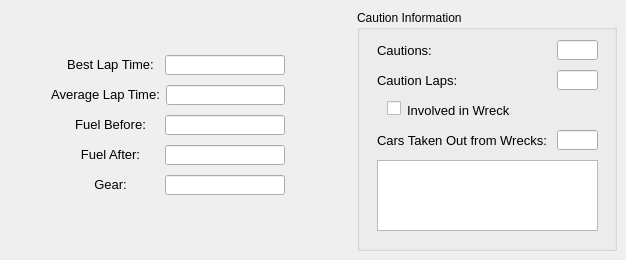
   <widget class="QWidget" name="tab_1">
    <attribute name="title">
     <string>Race Information</string>
    </attribute>
    <widget class="QGroupBox" name="groupBox">
     <property name="geometry">
      <rect>
       <x>357</x>
       <y>10</y>
       <width>260</width>
       <height>241</height>
      </rect>
     </property>
     <property name="title">
      <string>Caution Information</string>
     </property>
     <widget class="QLabel" name="label_19">
      <property name="geometry">
       <rect>
        <x>20</x>
        <y>30</y>
        <width>91</width>
        <height>21</height>
       </rect>
      </property>
      <property name="text">
       <string>&lt;html&gt;&lt;head/&gt;&lt;body&gt;&lt;p&gt;&lt;span style=&quot; font-size:10pt;&quot;&gt;Cautions:&lt;/span&gt;&lt;/p&gt;&lt;/body&gt;&lt;/html&gt;</string>
      </property>
     </widget>
     <widget class="QLabel" name="label_20">
      <property name="geometry">
       <rect>
        <x>20</x>
        <y>60</y>
        <width>91</width>
        <height>21</height>
       </rect>
      </property>
      <property name="text">
       <string>&lt;html&gt;&lt;head/&gt;&lt;body&gt;&lt;p&gt;&lt;span style=&quot; font-size:10pt;&quot;&gt;Caution Laps:&lt;/span&gt;&lt;/p&gt;&lt;/body&gt;&lt;/html&gt;</string>
      </property>
     </widget>
     <widget class="QLabel" name="label_21">
      <property name="geometry">
       <rect>
        <x>50</x>
        <y>90</y>
        <width>111</width>
        <height>21</height>
       </rect>
      </property>
      <property name="text">
       <string>&lt;html&gt;&lt;head/&gt;&lt;body&gt;&lt;p&gt;&lt;span style=&quot; font-size:10pt;&quot;&gt;Involved in Wreck&lt;/span&gt;&lt;/p&gt;&lt;/body&gt;&lt;/html&gt;</string>
      </property>
     </widget>
     <widget class="QLabel" name="label_22">
      <property name="geometry">
       <rect>
        <x>20</x>
        <y>120</y>
        <width>171</width>
        <height>21</height>
       </rect>
      </property>
      <property name="text">
       <string>&lt;html&gt;&lt;head/&gt;&lt;body&gt;&lt;p&gt;&lt;span style=&quot; font-size:10pt;&quot;&gt;Cars Taken Out from Wrecks:&lt;/span&gt;&lt;/p&gt;&lt;/body&gt;&lt;/html&gt;</string>
      </property>
     </widget>
     <widget class="QLineEdit" name="cautionsBox">
      <property name="geometry">
       <rect>
        <x>200</x>
        <y>30</y>
        <width>41</width>
        <height>20</height>
       </rect>
      </property>
      <property name="text">
       <string/>
      </property>
      <property name="alignment">
       <set>Qt::AlignCenter</set>
      </property>
      <property name="readOnly">
       <bool>true</bool>
      </property>
     </widget>
     <widget class="QLineEdit" name="cautionLapsBox">
      <property name="geometry">
       <rect>
        <x>200</x>
        <y>60</y>
        <width>41</width>
        <height>20</height>
       </rect>
      </property>
      <property name="text">
       <string/>
      </property>
      <property name="alignment">
       <set>Qt::AlignCenter</set>
      </property>
      <property name="readOnly">
       <bool>true</bool>
      </property>
     </widget>
     <widget class="QLineEdit" name="wrecksBox">
      <property name="geometry">
       <rect>
        <x>200</x>
        <y>120</y>
        <width>41</width>
        <height>20</height>
       </rect>
      </property>
      <property name="text">
       <string/>
      </property>
      <property name="alignment">
       <set>Qt::AlignCenter</set>
      </property>
      <property name="readOnly">
       <bool>true</bool>
      </property>
     </widget>
     <widget class="QCheckBox" name="wreckCheckbox">
      <property name="geometry">
       <rect>
        <x>30</x>
        <y>90</y>
        <width>16</width>
        <height>17</height>
       </rect>
      </property>
      <property name="text">
       <string/>
      </property>
      <property name="checkable">
       <bool>false</bool>
      </property>
     </widget>
     <widget class="QPlainTextEdit" name="cautionNotesBox">
      <property name="geometry">
       <rect>
        <x>20</x>
        <y>150</y>
        <width>221</width>
        <height>71</height>
       </rect>
      </property>
      <property name="tabChangesFocus">
       <bool>true</bool>
      </property>
      <property name="plainText">
       <string/>
      </property>
     </widget>
    </widget>
    <widget class="QSplitter" name="splitter_5">
     <property name="geometry">
      <rect>
       <x>56</x>
       <y>55</y>
       <width>229</width>
       <height>20</height>
      </rect>
     </property>
     <property name="maximumSize">
      <size>
       <width>229</width>
       <height>16777215</height>
      </size>
     </property>
     <property name="orientation">
      <enum>Qt::Horizontal</enum>
     </property>
     <property name="handleWidth">
      <number>0</number>
     </property>
     <widget class="QLabel" name="label_12">
      <property name="sizePolicy">
       <sizepolicy hsizetype="Fixed" vsizetype="Fixed">
        <horstretch>0</horstretch>
        <verstretch>0</verstretch>
       </sizepolicy>
      </property>
      <property name="maximumSize">
       <size>
        <width>109</width>
        <height>16777215</height>
       </size>
      </property>
      <property name="text">
       <string>&lt;html&gt;&lt;head/&gt;&lt;body&gt;&lt;p&gt;&lt;span style=&quot; font-size:10pt;&quot;&gt;Best Lap Time:&lt;/span&gt;&lt;/p&gt;&lt;/body&gt;&lt;/html&gt;</string>
      </property>
      <property name="alignment">
       <set>Qt::AlignCenter</set>
      </property>
     </widget>
     <widget class="QLineEdit" name="bestTimeBox">
      <property name="sizePolicy">
       <sizepolicy hsizetype="Fixed" vsizetype="Fixed">
        <horstretch>0</horstretch>
        <verstretch>0</verstretch>
       </sizepolicy>
      </property>
      <property name="maximumSize">
       <size>
        <width>120</width>
        <height>16777215</height>
       </size>
      </property>
      <property name="alignment">
       <set>Qt::AlignCenter</set>
      </property>
      <property name="readOnly">
       <bool>true</bool>
      </property>
     </widget>
    </widget>
    <widget class="QSplitter" name="splitter_6">
     <property name="geometry">
      <rect>
       <x>45</x>
       <y>85</y>
       <width>240</width>
       <height>20</height>
      </rect>
     </property>
     <property name="orientation">
      <enum>Qt::Horizontal</enum>
     </property>
     <property name="handleWidth">
      <number>0</number>
     </property>
     <widget class="QLabel" name="label_13">
      <property name="sizePolicy">
       <sizepolicy hsizetype="Fixed" vsizetype="Fixed">
        <horstretch>0</horstretch>
        <verstretch>0</verstretch>
       </sizepolicy>
      </property>
      <property name="maximumSize">
       <size>
        <width>16777215</width>
        <height>16777215</height>
       </size>
      </property>
      <property name="text">
       <string>&lt;html&gt;&lt;head/&gt;&lt;body&gt;&lt;p&gt;&lt;span style=&quot; font-size:10pt;&quot;&gt;Average Lap Time:&lt;/span&gt;&lt;/p&gt;&lt;/body&gt;&lt;/html&gt;</string>
      </property>
      <property name="alignment">
       <set>Qt::AlignCenter</set>
      </property>
     </widget>
     <widget class="QLineEdit" name="avgTimeBox">
      <property name="sizePolicy">
       <sizepolicy hsizetype="Fixed" vsizetype="Fixed">
        <horstretch>0</horstretch>
        <verstretch>0</verstretch>
       </sizepolicy>
      </property>
      <property name="maximumSize">
       <size>
        <width>120</width>
        <height>16777215</height>
       </size>
      </property>
      <property name="alignment">
       <set>Qt::AlignCenter</set>
      </property>
      <property name="readOnly">
       <bool>true</bool>
      </property>
     </widget>
    </widget>
    <widget class="QSplitter" name="splitter_7">
     <property name="geometry">
      <rect>
       <x>56</x>
       <y>115</y>
       <width>229</width>
       <height>20</height>
      </rect>
     </property>
     <property name="maximumSize">
      <size>
       <width>229</width>
       <height>16777215</height>
      </size>
     </property>
     <property name="orientation">
      <enum>Qt::Horizontal</enum>
     </property>
     <property name="handleWidth">
      <number>0</number>
     </property>
     <widget class="QLabel" name="label_16">
      <property name="sizePolicy">
       <sizepolicy hsizetype="Fixed" vsizetype="Fixed">
        <horstretch>0</horstretch>
        <verstretch>0</verstretch>
       </sizepolicy>
      </property>
      <property name="maximumSize">
       <size>
        <width>109</width>
        <height>16777215</height>
       </size>
      </property>
      <property name="text">
       <string>&lt;html&gt;&lt;head/&gt;&lt;body&gt;&lt;p align=&quot;center&quot;&gt;&lt;span style=&quot; font-size:10pt;&quot;&gt;Fuel Before:&lt;/span&gt;&lt;/p&gt;&lt;/body&gt;&lt;/html&gt;</string>
      </property>
      <property name="alignment">
       <set>Qt::AlignCenter</set>
      </property>
     </widget>
     <widget class="QLineEdit" name="fuelBeforeBox">
      <property name="sizePolicy">
       <sizepolicy hsizetype="Fixed" vsizetype="Fixed">
        <horstretch>0</horstretch>
        <verstretch>0</verstretch>
       </sizepolicy>
      </property>
      <property name="maximumSize">
       <size>
        <width>120</width>
        <height>16777215</height>
       </size>
      </property>
      <property name="text">
       <string/>
      </property>
      <property name="alignment">
       <set>Qt::AlignCenter</set>
      </property>
      <property name="readOnly">
       <bool>true</bool>
      </property>
     </widget>
    </widget>
    <widget class="QSplitter" name="splitter_8">
     <property name="geometry">
      <rect>
       <x>56</x>
       <y>145</y>
       <width>229</width>
       <height>20</height>
      </rect>
     </property>
     <property name="maximumSize">
      <size>
       <width>229</width>
       <height>16777215</height>
      </size>
     </property>
     <property name="orientation">
      <enum>Qt::Horizontal</enum>
     </property>
     <property name="handleWidth">
      <number>0</number>
     </property>
     <widget class="QLabel" name="label_17">
      <property name="sizePolicy">
       <sizepolicy hsizetype="Fixed" vsizetype="Fixed">
        <horstretch>0</horstretch>
        <verstretch>0</verstretch>
       </sizepolicy>
      </property>
      <property name="maximumSize">
       <size>
        <width>109</width>
        <height>16777215</height>
       </size>
      </property>
      <property name="text">
       <string>&lt;html&gt;&lt;head/&gt;&lt;body&gt;&lt;p align=&quot;center&quot;&gt;&lt;span style=&quot; font-size:10pt;&quot;&gt;Fuel After:&lt;/span&gt;&lt;/p&gt;&lt;/body&gt;&lt;/html&gt;</string>
      </property>
      <property name="alignment">
       <set>Qt::AlignCenter</set>
      </property>
     </widget>
     <widget class="QLineEdit" name="fuelAfterBox">
      <property name="sizePolicy">
       <sizepolicy hsizetype="Fixed" vsizetype="Fixed">
        <horstretch>0</horstretch>
        <verstretch>0</verstretch>
       </sizepolicy>
      </property>
      <property name="maximumSize">
       <size>
        <width>120</width>
        <height>16777215</height>
       </size>
      </property>
      <property name="text">
       <string/>
      </property>
      <property name="alignment">
       <set>Qt::AlignCenter</set>
      </property>
      <property name="readOnly">
       <bool>true</bool>
      </property>
     </widget>
    </widget>
    <widget class="QSplitter" name="splitter_9">
     <property name="geometry">
      <rect>
       <x>56</x>
       <y>175</y>
       <width>229</width>
       <height>20</height>
      </rect>
     </property>
     <property name="maximumSize">
      <size>
       <width>229</width>
       <height>16777215</height>
      </size>
     </property>
     <property name="orientation">
      <enum>Qt::Horizontal</enum>
     </property>
     <property name="handleWidth">
      <number>0</number>
     </property>
     <widget class="QLabel" name="label_18">
      <property name="sizePolicy">
       <sizepolicy hsizetype="Fixed" vsizetype="Fixed">
        <horstretch>0</horstretch>
        <verstretch>0</verstretch>
       </sizepolicy>
      </property>
      <property name="maximumSize">
       <size>
        <width>109</width>
        <height>16777215</height>
       </size>
      </property>
      <property name="text">
       <string>&lt;html&gt;&lt;head/&gt;&lt;body&gt;&lt;p align=&quot;center&quot;&gt;&lt;span style=&quot; font-size:10pt;&quot;&gt;Gear:&lt;/span&gt;&lt;/p&gt;&lt;/body&gt;&lt;/html&gt;</string>
      </property>
     </widget>
     <widget class="QLineEdit" name="gearBox">
      <property name="sizePolicy">
       <sizepolicy hsizetype="Fixed" vsizetype="Fixed">
        <horstretch>0</horstretch>
        <verstretch>0</verstretch>
       </sizepolicy>
      </property>
      <property name="maximumSize">
       <size>
        <width>120</width>
        <height>16777215</height>
       </size>
      </property>
      <property name="text">
       <string/>
      </property>
      <property name="alignment">
       <set>Qt::AlignCenter</set>
      </property>
      <property name="readOnly">
       <bool>true</bool>
      </property>
     </widget>
    </widget>
    <zorder>bestTimeBox</zorder>
    <zorder>avgTimeBox</zorder>
    <zorder>fuelBeforeBox</zorder>
    <zorder>fuelAfterBox</zorder>
    <zorder>gearBox</zorder>
    <zorder>label_12</zorder>
    <zorder>label_13</zorder>
    <zorder>label_16</zorder>
    <zorder>label_17</zorder>
    <zorder>label_18</zorder>
    <zorder>groupBox</zorder>
    <zorder>horizontalSpacer_9</zorder>
    <zorder>horizontalSpacer_10</zorder>
    <zorder>splitter_6</zorder>
    <zorder>horizontalSpacer_15</zorder>
    <zorder>horizontalSpacer_16</zorder>
    <zorder>horizontalSpacer_17</zorder>
    <zorder>horizontalSpacer_18</zorder>
    <zorder>horizontalSpacer_19</zorder>
    <zorder>horizontalSpacer_20</zorder>
    <zorder>horizontalSpacer_21</zorder>
    <zorder>horizontalSpacer_22</zorder>
    <zorder>verticalSpacer_3</zorder>
    <zorder>verticalSpacer_4</zorder>
   </widget>
